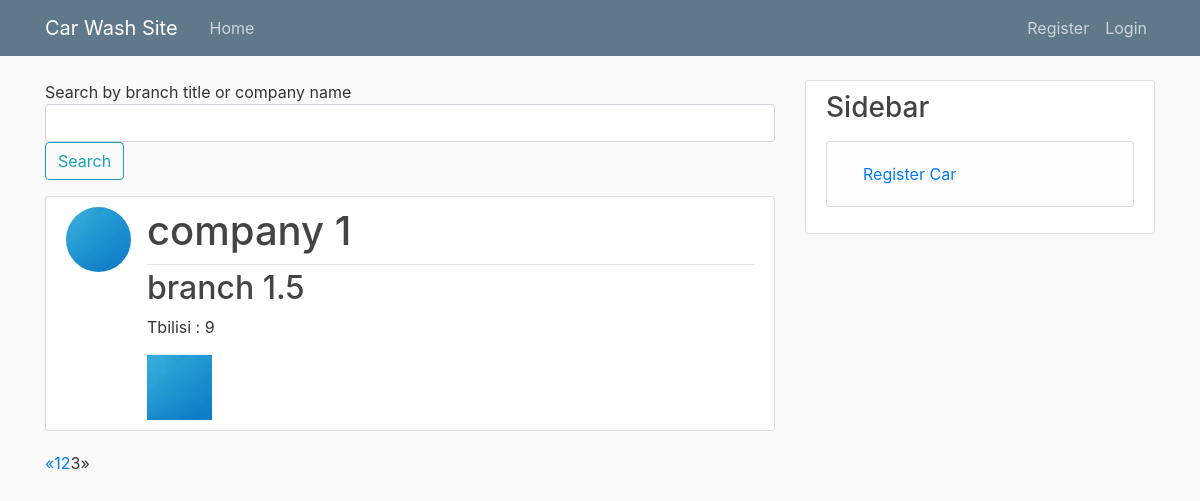
The app's page /?page=3, older data.
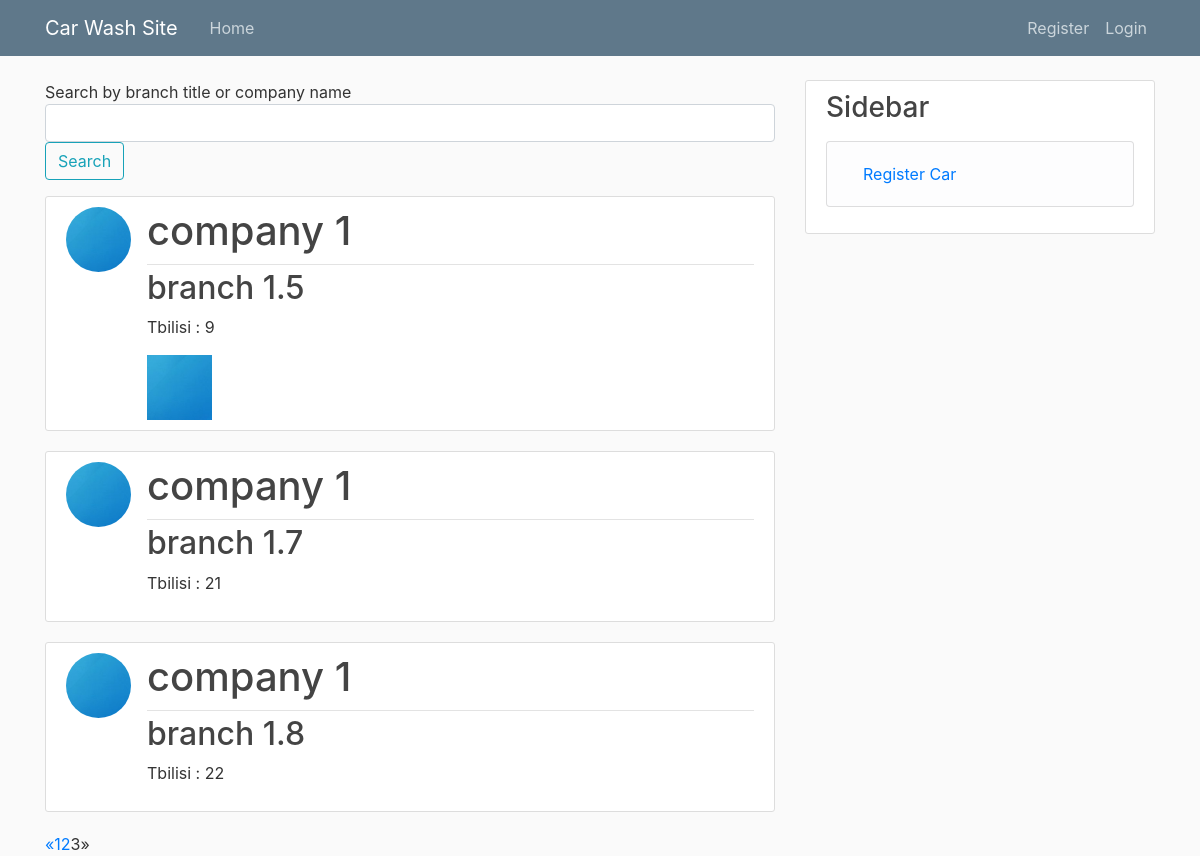
The same page, newer data.
### car_wash_app/models.py (models this page shows, shortened)
class Branch(models.Model):
    company = models.ForeignKey(
        CompanyProfile,
        on_delete=models.CASCADE,
        verbose_name=_("Company"),
        related_name="branch",
    )
    title = models.CharField(max_length=255, verbose_name=_('Branch'))
    location = models.OneToOneField(Location, on_delete=models.PROTECT, verbose_name=_("Location"))
    description = models.TextField(verbose_name=_("Description"))
    image = models.ImageField(null=True, blank=True, upload_to="pictures", verbose_name=_("Image"))
    class Meta:
        verbose_name = _('Branch')
        verbose_name_plural = _('Branches')

class CompanyProfile(models.Model):
    company = models.OneToOneField(
        User,
        on_delete=models.CASCADE,
        verbose_name=_("Company"),
        related_name="company",
    )
    name = models.CharField(max_length=100, verbose_name=_("Company Name"), null=True, blank=True)
    image = models.ImageField(default="default_logo.jpg", upload_to="logo_pics", verbose_name=_("Image"))
    mobile_number = models.CharField(
        max_length=20,
        verbose_name=_("Mobile Number"),
        null=True,
        blank=True,
    )
    def __str__(self):
        return f'{self.name}'

class Location(models.Model):
    city = models.CharField(max_length=255, verbose_name=_("City"))
    street_address = models.CharField(max_length=255, verbose_name=_('Street Address'))
    def __str__(self):
        return f'{self.city} : {self.street_address}'
    class Meta:
        unique_together = ['city', 'street_address']

### car_wash_app/views.py (the view)
# urls.py: 2. Add a URL to urlpatterns:  path('', views.home, name='home')
def home(request: WSGIRequest) -> HttpResponse:
    branches = Branch.objects.all()
    q = request.GET.get('q')
    if q:
        branches = Branch.objects.filter(Q(company__name__icontains=q)|Q(title__icontains=q))
    page = request.GET.get('page', 1)
    paginator = Paginator(branches, 5)
    try:
        branches = paginator.page(page)
    except PageNotAnInteger:
        branches = paginator.page(1)
    except EmptyPage:
        branches = paginator.page(paginator.num_pages)
    return render(request, "car_wash_app/home.html", context={
        "branches": branches,
    })

### car_wash_app/templates/car_wash_app/home.html
{% extends "car_wash_app/base.html" %}
{% block content %}
  <form method="GET" action=".">
      Search by branch title or company name
      <div class = "form-group">
          <input class = "textinput textInput form-control" id="search_branch" type="text" name="q" value="{{ request.GET.q }}">
          <button class = "btn btn-outline-info" >Search</button>
      </div>
  </form>
  {% for branch in branches %}
  <article class="media content-section">
      <img class = "rounded-circle article-img" src = "{{ branch.company.image.url }}">
      <div class="media-body">
        <div class="article-metadata">
          <h1>{{ branch.company }}</h1>
        </div>
        <h2><a class="article-title" href="{% url 'branch-detail' branch.id %}">{{ branch.title }}</a></h2>
        <p class="article-content">{{ branch.location }}</p>
        {% if branch.image %}
          <img class = "article-img" src = "{{ branch.image.url }}">
        {% endif %}
      </div>
    </article>
  {% endfor %}
  {% if branches.has_other_pages %}
    <ul class="pagination">
      {% if branches.has_previous %}
        <li><a href="?page={{ branches.previous_page_number }}">&laquo;</a></li>
      {% else %}
        <li class="disabled"><span>&laquo;</span></li>
      {% endif %}
      {% for i in branches.paginator.page_range %}
        {% if branches.number == i %}
          <li class="active"><span>{{ i }} <span class="sr-only">(current)</span></span></li>
        {% else %}
          <li><a href="?page={{ i }}">{{ i }}</a></li>
        {% endif %}
      {% endfor %}
      {% if branches.has_next %}
        <li><a href="?page={{ branches.next_page_number }}">&raquo;</a></li>
      {% else %}
        <li class="disabled"><span>&raquo;</span></li>
      {% endif %}
    </ul>
  {% endif %}
{% endblock content%}

### car_wash_app/templates/car_wash_app/base.html (shortened to what this page needs)
{% load static %}
<!DOCTYPE html>
<html>
    <head>
      <link rel="stylesheet" href="https://stackpath.bootstrapcdn.com/bootstrap/4.3.1/css/bootstrap.min.css">
      <link rel="stylesheet"  type = "text/css" href="{% static 'car_wash_app/main.css' %}" >
    </head>
    <body>
      <header class="site-header">
        <nav class="navbar navbar-expand-md navbar-dark bg-steel fixed-top">
          <div class="container">
            <a class="navbar-brand mr-4" href="{% url 'home' %}">Car Wash Site</a>
            <div class="collapse navbar-collapse" id="navbarToggle">
              <div class="navbar-nav mr-auto">
                <a class="nav-item nav-link" href="{% url 'home' %}">Home</a>
              </div>
              <div class="navbar-nav">
                {% if user.is_authenticated and user.status == 1 %}
                  <a class="nav-item nav-link" href="{% url 'profile' %}">Profile</a>
                  <a class="nav-item nav-link" href="{% url 'branch-create' %}">New Branch</a>
                  <a class="nav-item nav-link" href="{% url 'order-create' %}">New Order</a>
                  <a class="nav-item nav-link" href="{% url 'logout' %}">Logout</a>
                {% elif user.is_authenticated and user.status == 2 %}
                  <a class="nav-item nav-link" href="{% url 'employee-detail' %}">Profile</a>
                  <a class="nav-item nav-link" href="{% url 'logout' %}">Logout</a>
                {% else %}
                  <a class="nav-item nav-link" href="{% url 'company-register' %}">Register</a>
                  <a class="nav-item nav-link" href="{% url 'login' %}">Login</a>
                {% endif %}
              </div>
            </div>
          </div>
        </nav>
      </header>
      <main role="main" class="container">
        <div class="row">
          <div class="col-md-8">
            {% block content %}{% endblock %}
          </div>
          <div class="col-md-4">
            <div class="content-section">
              <h3>Sidebar</h3>
              <p class='text-muted'>
                <ul class="list-group">
                  <li class="list-group-item list-group-item-light">
                    <a class="nav-item nav-link" href="{% url 'car-register' %}">Register Car</a>
                  </li>
                </ul>
              </p>
            </div>
          </div>
        </div>
      </main>
    </body>
</html>

### car_wash_app/static/car_wash_app/main.css (style rules this page uses)
body { background: #fafafa; color: #333333; margin-top: 5rem; }
h1, h2, h3, h4, h5, h6 { color: #444444; }
ul { margin: 0; }
.bg-steel { background-color: #5f788a; }
.site-header .navbar-nav .nav-link { color: #cbd5db; }
.content-section { background: #ffffff; padding: 10px 20px; border: 1px solid #dddddd; border-radius: 3px; margin-bottom: 20px; }
.article-title { color: #444444; }
.article-content { white-space: pre-line; }
.article-img { height: 65px; width: 65px; margin-right: 16px; }
.article-metadata { padding-bottom: 1px; margin-bottom: 4px; border-bottom: 1px solid #e3e3e3 }

Row changes from the older to the newer data that the page shows:
added Branch: company.image (picture), company "company 1", title "branch 1.7", location "Tbilisi : 21"
added Branch: company.image (picture), company "company 1", title "branch 1.8", location "Tbilisi : 22"
